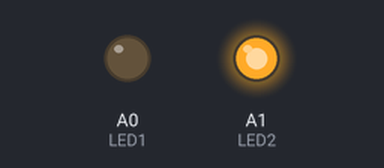
This sketch was run on a simulated Arduino Nano, built with avr-gcc and run on an emulated ATmega328P. Shown: output pins drawn as LEDs (lit = HIGH). Pins used as bus, display or sensor lines are not drawn.

Above: at 0.1 s.
Timing chart, 0 to 1.6 s (numbered marks = the images above):
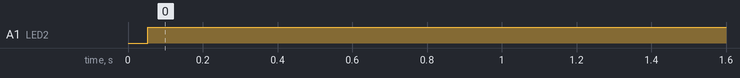

Measured:
- by itself, A1 (LED2): LOW → HIGH at 0.05 s

The sketch:

LORA1276RX.ino
```cpp
/*
NiceRF LoRa1276 Module Arduino NANO Clone V3

NANO        LoRa1276
D11 MOSI    6  MOSI
D12 MISO    5  MISO
D13 SCK     4  SCK
D10         7  NSS

by absolutelyautomation.com

*/

// using SPI library:
#include <SPI.h>

// Digital pins definition
#define MOSI   11
#define MISO   12
#define SCK    13
#define SS     10

#define NRESET 7
#define TXEN   9
#define RXEN   8
#define LED1   A0
#define LED2   A1

// register definition

#define LR_RegFifo                       0x00
#define LR_RegOpMode                     0x01
#define LR_RegBitrateMsb                 0x02
#define LR_RegBitrateLsb                 0x03
#define LR_RegFdevMsb                    0x04
#define LR_RegFdMsb                      0x05
#define LR_RegFrMsb                      0x06
#define LR_RegFrMid                      0x07
#define LR_RegFrLsb                      0x08
#define LR_RegPaConfig                   0x09
#define LR_RegPaRamp                     0x0A
#define LR_RegOcp                        0x0B
#define LR_RegLna                        0x0C
#define LR_RegFifoAddrPtr                0x0D
#define LR_RegFifoTxBaseAddr             0x0E
#define LR_RegFifoRxBaseAddr             0x0F
#define LR_RegFifoRxCurrentaddr          0x10
#define LR_RegIrqFlagsMask               0x11
#define LR_RegIrqFlags                   0x12
#define LR_RegRxNbBytes                  0x13
#define LR_RegRxHeaderCntValueMsb        0x14
#define LR_RegRxHeaderCntValueLsb        0x15
#define LR_RegRxPacketCntValueMsb        0x16
#define LR_RegRxPacketCntValueLsb        0x17
#define LR_RegModemStat                  0x18
#define LR_RegPktSnrValue                0x19
#define LR_RegPktRssiValue               0x1A
#define LR_RegRssiValue                  0x1B
#define LR_RegHopChannel                 0x1C
#define LR_RegModemConfig1               0x1D
#define LR_RegModemConfig2               0x1E
#define LR_RegSymbTimeoutLsb             0x1F
#define LR_RegPreambleMsb                0x20
#define LR_RegPreambleLsb                0x21
#define LR_RegPayloadLength              0x22
#define LR_RegMaxPayloadLength           0x23
#define LR_RegHopPeriod                  0x24
#define LR_RegFifoRxByteAddr             0x25
#define LR_RegModemConfig3               0x26
#define REG_LR_DIOMAPPING1               0x40
#define REG_LR_DIOMAPPING2               0x41
#define REG_LR_VERSION                   0x42
#define REG_LR_PLLHOP                    0x44
#define REG_LR_TCXO                      0x4B
#define REG_LR_PADAC                     0x4D
#define REG_LR_FORMERTEMP                0x5B
#define REG_LR_AGCREF                    0x61
#define REG_LR_AGCTHRESH1                0x62
#define REG_LR_AGCTHRESH2                0x63
#define REG_LR_AGCTHRESH3                0x64

// rx packet
unsigned char rxbuf[30];


// Initialization
void setup() {
  byte temp = 0;


  // Initializing serial port, usefull for debuging
  Serial.begin(9600);


  // Initializing SPI pins

  pinMode(MOSI, OUTPUT);
  pinMode(MISO, INPUT);
  pinMode(SCK,OUTPUT);
  pinMode(SS,OUTPUT);
  digitalWrite(SS,HIGH); //disabling LoRa module

  // Initializing other I/O pins
  pinMode(NRESET, OUTPUT);
  pinMode(TXEN, OUTPUT);
  pinMode(RXEN, OUTPUT);
  pinMode(LED1, OUTPUT);
  pinMode(LED2, OUTPUT);

  digitalWrite(NRESET,HIGH); // Deassert reset
  digitalWrite(TXEN,LOW); // Disabling tx antenna
  digitalWrite(RXEN,LOW); // Disabling rx antenna
  digitalWrite(LED1,LOW);
  digitalWrite(LED2,LOW);

  /* Initializing SPI registers
  description of every SPCR register bits
  | 7    | 6    | 5    | 4    | 3    | 2    | 1    | 0    |
  | SPIE | SPE  | DORD | MSTR | CPOL | CPHA | SPR1 | SPR0 |

  SPIE - Enable SPI interupt (logic 1)
  SPE  - Enable SPI (logic 1)
  DORD - Send Least Significant Bit (LSB) first (logic 1) , Send Most Significant Bit (MSB) first (logic 0)
  MSTR - Enable SPI master mode (logic 1), slave mode (logic 0)
  CPOL - Setup clock signal inactive in high (logic 1), inactive in low (logic 0)
  CPHA - Read data on Falling Clock Edge (logic 1), Rising edge (logic 0)
  SPR1 y SPR0 - Setup SPI data rate: 00 Fastest (4MHz), 11 Slowest (250KHz)

  // SPCR = 01010011
  //interupt disabled,spi enabled,most significant bit (msb) first,SPI master,clock inactive low,
  data fech rising clock edge, slowest data rate*/

  SPCR = (1<<SPE)|(1<<MSTR)|(1<<SPR1)|(1<<SPR0);
  temp=SPSR;  //Reading and discarding previous data
  temp=SPDR;  //Reading and discarding previous data
  delay(10);


}

void printPacketInfo() {
      unsigned char payload_size = SPIreadRegister(LR_RegRxNbBytes);	// read packet size
      SPIreadBurst(0x00, rxbuf, payload_size);	        // read from fifo
      unsigned char snr = SPIreadRegister(LR_RegPktSnrValue);
      unsigned char rssi = SPIreadRegister(LR_RegPktRssiValue);

      Serial.println("[Data received]");
      Serial.print("Payload: ");
      for(int i = 0; i < payload_size; i++) {
          Serial.print((char)rxbuf[i]);
      }
      Serial.println();
      Serial.print("Snr: ");
      Serial.println(snr);
      Serial.print("Rssi: ");
      Serial.println(rssi);
      Serial.println();
}

void loop() {

  unsigned char temp,payload_size;

  reset_sx1276();
  Config_SX1276();  	                                // initialize RF module
    digitalWrite(LED1,LOW);
  digitalWrite(LED2,HIGH);

  init_rx();                                       // rx mode

  while(1){
    temp=SPIreadRegister(LR_RegIrqFlags);	                // read interupt
    if(temp & 0x40){              // wait for rxdone flag
      digitalWrite(LED1, HIGH);
      SPIwriteRegister(LR_RegIrqFlags,0xff);		        // clear interupt
      temp = SPIreadRegister(LR_RegFifoRxCurrentaddr);	// read RxCurrentaddr
      SPIwriteRegister(LR_RegFifoAddrPtr,temp);		// RxCurrentaddr -> FiFoAddrPtr

      printPacketInfo();
      init_rx();				        // reinitialize rx when fail
            digitalWrite(LED1, LOW);
    }
  }
}


byte SPIreadRegister(byte addr) {

  byte result;

  digitalWrite(SS, LOW);          // Select LoRa module

  SPDR = addr;                    // Send address & Start transmission. In READ mode bit 7 of address is always 0! for sx1276
  while (!(SPSR & (1<<SPIF)))     // Wait for transmission to finish
  {
  };
  result = SPDR;               // Discard first reading

  SPDR = 0x0;                     // Sending dummy byte to get the result
  while (!(SPSR & (1<<SPIF)))     // Wait for transmission to finish
  {
  };
  result = SPDR;               // Reading register value

  digitalWrite(SS, HIGH);         // Deselect LoRa module

  return (result);

}

byte SPIwriteRegister(byte addr,byte value) {

  byte result;

  digitalWrite(SS, LOW);          // Select LoRa module

  SPDR = addr | 0x80;              // Send address & Start transmission. In WRITE mode bit 7 of address is always 1! for sx1276
  while (!(SPSR & (1<<SPIF)))     // Wait for transmission to finish
  {
  };
  result = SPDR;                   // Discard first reading


  SPDR = value;                     // Sending byte
  while (!(SPSR & (1<<SPIF)))       // Wait for transmission to finish
  {
  };
  result = SPDR;                   // Discard second reading

  digitalWrite(SS, HIGH);         // Deselect LoRa module

}

void SPIwriteBurst(unsigned char addr, unsigned char *ptr, unsigned char len)
{
	unsigned char i;
	unsigned char result;

        digitalWrite(SS, LOW);          // Select LoRa module

        SPDR = addr | 0x80;              // Send address & Start transmission. In WRITE mode bit 7 of address is always 1! for sx1276
        while (!(SPSR & (1<<SPIF)))     // Wait for transmission to finish
        {
        };
        result = SPDR;               // Discard first reading

        for (i=0; i <= len; i++){

           SPDR = *ptr;                     // Sending bytes
           while (!(SPSR & (1<<SPIF)))     // Wait for transmission to finish
           {
           };
           result = SPDR;               // Discard second reading

           //DEBUG DEBUG DEBUG
           Serial.print(*ptr, HEX);
           //DEBUG DEBUG DEBUG

           ptr++;
        }

        //DEBUG DEBUG DEBUG
        Serial.print("\n");
        // DEBUG DEBUG DEBUG

        digitalWrite(SS, HIGH);         // Deselect LoRa module

}
void SPIreadBurst(unsigned char addr, unsigned char *ptr, unsigned char len)
{
	unsigned char i;
	unsigned char result;

        digitalWrite(SS, LOW);          // Select LoRa module

        SPDR = addr;                // Send address & Start transmission. In READ mode bit 7 of address is always 0! for sx1276
        while (!(SPSR & (1<<SPIF)))     // Wait for transmission to finish
        {
        };
        result = SPDR;               // Discard first reading

        for (i=0; i <= len; i++){

           SPDR = 0;                     // Sending dummy byte to get the result
           while (!(SPSR & (1<<SPIF)))   // Wait for transmission to finish
           {
           };
           *ptr = SPDR;               // move pointer


           ptr++;
        }

        //DEBUG DEBUG DEBUG
        Serial.print("\n");
        // DEBUG DEBUG DEBUG

        digitalWrite(SS, HIGH);         // Deselect LoRa module

}

void reset_sx1276(void)
{
    digitalWrite(TXEN, LOW);
    digitalWrite(RXEN, LOW);

    digitalWrite(NRESET, LOW);
    delay(10);
    digitalWrite(NRESET, HIGH);
    delay(20);
}

void Config_SX1276(void)
{
	// put in sleep mode to configure

	SPIwriteRegister(LR_RegOpMode,0x00);		// sleep mode, high frequency
	delay(10);

	SPIwriteRegister(REG_LR_TCXO,0x09);		// external crystal
        SPIwriteRegister(LR_RegOpMode,0x80);		// LoRa mode, high frequency

        SPIwriteRegister(LR_RegFrMsb,0xE4);
	SPIwriteRegister(LR_RegFrMid,0xC0);
	SPIwriteRegister(LR_RegFrLsb,0x00);		// frequency：915 MHz


	SPIwriteRegister(LR_RegPaConfig,0xFF);	// max output power PA_BOOST enabled


	SPIwriteRegister(LR_RegOcp,0x0B);		// close over current protection  (ocp)
	SPIwriteRegister(LR_RegLna,0x23);		// Enable LNA

        SPIwriteRegister(LR_RegModemConfig1,0x72);	// signal bandwidth：125kHz,error coding= 4/5, explicit header mode

	SPIwriteRegister(LR_RegModemConfig2,0xC7);	// spreading factor：12

	SPIwriteRegister(LR_RegModemConfig3,0x08);	// LNA? optimized for low data rate

	SPIwriteRegister(LR_RegSymbTimeoutLsb,0xFF);     // max receiving timeout

	SPIwriteRegister(LR_RegPreambleMsb,0x00);
	SPIwriteRegister(LR_RegPreambleLsb,16);          // preamble 16 bytes

	SPIwriteRegister(REG_LR_PADAC,0x87);             // transmission power 20dBm
	SPIwriteRegister(LR_RegHopPeriod,0x00);          // no frequency hoping

	SPIwriteRegister(REG_LR_DIOMAPPING2,0x01);       // DIO5=ModeReady,DIO4=CadDetected
	SPIwriteRegister(LR_RegOpMode,0x01);             // standby mode, high frequency
}

void init_rx(void)
{
	unsigned char addr;

        digitalWrite(TXEN,LOW);                                 // open rx antenna switch
        digitalWrite(RXEN,HIGH);

	SPIwriteRegister(REG_LR_DIOMAPPING1,0x01);		//DIO0=00, DIO1=00, DIO2=00, DIO3=01  DIO0=00--RXDONE

	SPIwriteRegister(LR_RegIrqFlagsMask,0x3f);		// enable rxdone and rxtimeout
	SPIwriteRegister(LR_RegIrqFlags,0xff);		// clearing interupt

	addr = SPIreadRegister(LR_RegFifoRxBaseAddr);	// read RxBaseAddr
	SPIwriteRegister(LR_RegFifoAddrPtr,addr);	// RxBaseAddr->FifoAddrPtr
	SPIwriteRegister(LR_RegOpMode,0x05);			// rx mode continuous high frequency
}
```
